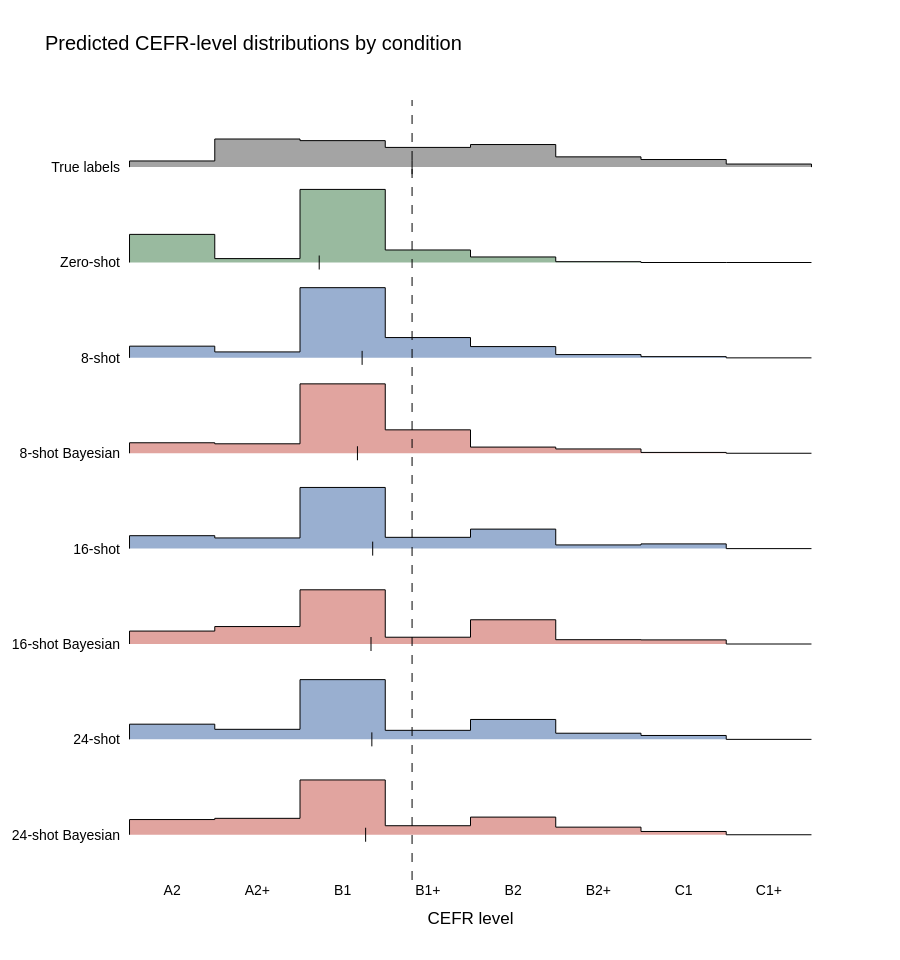

Here is the notebook cell this chart was saved with:
### Markdown cell above
# Is Gemma shooting for the middle?

### Code cell
# Cell: ridgeline of predicted-label histograms (Plotly)
import numpy as np
import plotly.graph_objects as go

# top-to-bottom display order; label -> df_results column
ridge_rows = [
    ("True labels",      "true_label"),
    ("Zero-shot",        "zero_shot_label"),
    ("8-shot",           "few_shot_8_label"),
    ("8-shot Bayesian",  "bayesian_8_label"),
    ("16-shot",          "few_shot_16_label"),
    ("16-shot Bayesian", "bayesian_16_label"),
    ("24-shot",          "few_shot_24_label"),
    ("24-shot Bayesian", "bayesian_24_label"),
]

idx = {lvl: i for i, lvl in enumerate(LEVELS)}
n_levels = len(LEVELS)

def level_proportions(series):
    s = series[series.isin(LEVELS)]                       # drops ERROR / out-of-set
    counts = s.map(idx).value_counts().reindex(range(n_levels), fill_value=0)
    total = counts.sum()
    return (counts / total).to_numpy() if total else counts.to_numpy().astype(float)

def row_color(col):
    if col == "true_label":         return "rgba(90,90,90,0.55)"
    if col == "zero_shot_label":    return "rgba(70,130,80,0.55)"
    if col.startswith("few_shot"):  return "rgba(70,110,170,0.55)"
    if col.startswith("bayesian"):  return "rgba(200,90,80,0.55)"
    return "rgba(120,120,120,0.55)"

spacing = 1.0     # vertical gap between baselines
scale   = 1.3     # full-proportion bar height in baseline units -> controls overlap

fig = go.Figure()
n_rows = len(ridge_rows)

for i, (name, col) in enumerate(ridge_rows):
    base = (n_rows - 1 - i) * spacing                     # top row sits highest
    p = level_proportions(df_results[col])

    xs, ys = [], []
    for j in range(n_levels):                             # stepped histogram top
        xs += [j - 0.5, j + 0.5]
        ys += [base + scale * p[j]] * 2
    poly_x = [-0.5] + xs + [n_levels - 0.5]               # close down to baseline
    poly_y = [base] + ys + [base]

    fig.add_trace(go.Scatter(
        x=poly_x, y=poly_y, fill="toself", mode="lines",
        line=dict(color="black", width=1), fillcolor=row_color(col),
        hoverinfo="skip", showlegend=False,
    ))

    mean_idx = float(np.dot(np.arange(n_levels), p))      # central-tendency marker
    fig.add_trace(go.Scatter(
        x=[mean_idx], y=[base], mode="markers",
        marker=dict(color="black", size=10, symbol="line-ns-open"),
        hoverinfo="skip", showlegend=False,
    ))

# dashed anchor at the TRUE-label mean, so drift toward centre is visible
true_mean = float(np.dot(np.arange(n_levels), level_proportions(df_results["true_label"])))
fig.add_vline(x=true_mean, line=dict(color="black", width=1, dash="dash"))

fig.update_layout(
    title="Predicted CEFR-level distributions by condition",
    xaxis=dict(tickmode="array", tickvals=list(range(n_levels)), ticktext=LEVELS,
               title="CEFR level", range=[-0.6, n_levels - 0.4]),
    yaxis=dict(tickmode="array",
               tickvals=[(n_rows - 1 - i) * spacing for i in range(n_rows)],
               ticktext=[name for name, _ in ridge_rows],
               showgrid=False, zeroline=False),
    height=105 * n_rows + 120, width=900,
    font=dict(family="Arial", size=14, color="black"),
    plot_bgcolor="white",
)
fig.show()

### Figure 1 — Plotly figure (JSON) as saved in the notebook; plotly's stock layout.template omitted (floating-point values rounded to 4 significant figures)
{"data": [{"fill": "toself", "fillcolor": "rgba(90,90,90,0.55)", "hoverinfo": "skip", "line": {"color": "black", "width": 1}, "mode": "lines", "showlegend": false, "type": "scatter", "x": [-0.5, -0.5, 0.5, 0.5, 1.5, 1.5, 2.5, 2.5, 3.5, 3.5, 4.5, 4.5, 5.5, 5.5, 6.5, 6.5, 7.5, 7.5], "y": [7, 7.065, 7.065, 7.295, 7.295, 7.278, 7.278, 7.207, 7.207, 7.237, 7.237, 7.108, 7.108, 7.08, 7.08, 7.032, 7.032, 7]}, {"hoverinfo": "skip", "marker": {"color": "black", "size": 10, "symbol": "line-ns-open"}, "mode": "markers", "showlegend": false, "type": "scatter", "x": [2.815], "y": [7]}, {"fill": "toself", "fillcolor": "rgba(70,130,80,0.55)", "hoverinfo": "skip", "line": {"color": "black", "width": 1}, "mode": "lines", "showlegend": false, "type": "scatter", "x": [-0.5, -0.5, 0.5, 0.5, 1.5, 1.5, 2.5, 2.5, 3.5, 3.5, 4.5, 4.5, 5.5, 5.5, 6.5, 6.5, 7.5, 7.5], "y": [6, 6.295, 6.295, 6.041, 6.041, 6.766, 6.766, 6.131, 6.131, 6.058, 6.058, 6.009, 6.009, 6, 6, 6, 6, 6]}, {"hoverinfo": "skip", "marker": {"color": "black", "size": 10, "symbol": "line-ns-open"}, "mode": "markers", "showlegend": false, "type": "scatter", "x": [1.725], "y": [6]}, {"fill": "toself", "fillcolor": "rgba(70,110,170,0.55)", "hoverinfo": "skip", "line": {"color": "black", "width": 1}, "mode": "lines", "showlegend": false, "type": "scatter", "x": [-0.5, -0.5, 0.5, 0.5, 1.5, 1.5, 2.5, 2.5, 3.5, 3.5, 4.5, 4.5, 5.5, 5.5, 6.5, 6.5, 7.5, 7.5], "y": [5, 5.123, 5.123, 5.062, 5.062, 5.736, 5.736, 5.213, 5.213, 5.118, 5.118, 5.034, 5.034, 5.013, 5.013, 5, 5, 5]}, {"hoverinfo": "skip", "marker": {"color": "black", "size": 10, "symbol": "line-ns-open"}, "mode": "markers", "showlegend": false, "type": "scatter", "x": [2.228], "y": [5]}, {"fill": "toself", "fillcolor": "rgba(200,90,80,0.55)", "hoverinfo": "skip", "line": {"color": "black", "width": 1}, "mode": "lines", "showlegend": false, "type": "scatter", "x": [-0.5, -0.5, 0.5, 0.5, 1.5, 1.5, 2.5, 2.5, 3.5, 3.5, 4.5, 4.5, 5.5, 5.5, 6.5, 6.5, 7.5, 7.5], "y": [4, 4.11, 4.11, 4.099, 4.099, 4.727, 4.727, 4.245, 4.245, 4.065, 4.065, 4.045, 4.045, 4.009, 4.009, 4, 4, 4]}, {"hoverinfo": "skip", "marker": {"color": "black", "size": 10, "symbol": "line-ns-open"}, "mode": "markers", "showlegend": false, "type": "scatter", "x": [2.174], "y": [4]}, {"fill": "toself", "fillcolor": "rgba(70,110,170,0.55)", "hoverinfo": "skip", "line": {"color": "black", "width": 1}, "mode": "lines", "showlegend": false, "type": "scatter", "x": [-0.5, -0.5, 0.5, 0.5, 1.5, 1.5, 2.5, 2.5, 3.5, 3.5, 4.5, 4.5, 5.5, 5.5, 6.5, 6.5, 7.5, 7.5], "y": [3, 3.136, 3.136, 3.112, 3.112, 3.641, 3.641, 3.118, 3.118, 3.204, 3.204, 3.039, 3.039, 3.05, 3.05, 3, 3, 3]}, {"hoverinfo": "skip", "marker": {"color": "black", "size": 10, "symbol": "line-ns-open"}, "mode": "markers", "showlegend": false, "type": "scatter", "x": [2.353], "y": [3]}, {"fill": "toself", "fillcolor": "rgba(200,90,80,0.55)", "hoverinfo": "skip", "line": {"color": "black", "width": 1}, "mode": "lines", "showlegend": false, "type": "scatter", "x": [-0.5, -0.5, 0.5, 0.5, 1.5, 1.5, 2.5, 2.5, 3.5, 3.5, 4.5, 4.5, 5.5, 5.5, 6.5, 6.5, 7.5, 7.5], "y": [2, 2.136, 2.136, 2.183, 2.183, 2.568, 2.568, 2.071, 2.071, 2.254, 2.254, 2.045, 2.045, 2.043, 2.043, 2, 2, 2]}, {"hoverinfo": "skip", "marker": {"color": "black", "size": 10, "symbol": "line-ns-open"}, "mode": "markers", "showlegend": false, "type": "scatter", "x": [2.333], "y": [2]}, {"fill": "toself", "fillcolor": "rgba(70,110,170,0.55)", "hoverinfo": "skip", "line": {"color": "black", "width": 1}, "mode": "lines", "showlegend": false, "type": "scatter", "x": [-0.5, -0.5, 0.5, 0.5, 1.5, 1.5, 2.5, 2.5, 3.5, 3.5, 4.5, 4.5, 5.5, 5.5, 6.5, 6.5, 7.5, 7.5], "y": [1, 1.159, 1.159, 1.105, 1.105, 1.626, 1.626, 1.095, 1.095, 1.209, 1.209, 1.065, 1.065, 1.041, 1.041, 1, 1, 1]}, {"hoverinfo": "skip", "marker": {"color": "black", "size": 10, "symbol": "line-ns-open"}, "mode": "markers", "showlegend": false, "type": "scatter", "x": [2.343], "y": [1]}, {"fill": "toself", "fillcolor": "rgba(200,90,80,0.55)", "hoverinfo": "skip", "line": {"color": "black", "width": 1}, "mode": "lines", "showlegend": false, "type": "scatter", "x": [-0.5, -0.5, 0.5, 0.5, 1.5, 1.5, 2.5, 2.5, 3.5, 3.5, 4.5, 4.5, 5.5, 5.5, 6.5, 6.5, 7.5, 7.5], "y": [0, 0.1593, 0.1593, 0.1722, 0.1722, 0.5747, 0.5747, 0.0947, 0.0947, 0.1851, 0.1851, 0.07964, 0.07964, 0.03444, 0.03444, 0, 0, 0]}, {"hoverinfo": "skip", "marker": {"color": "black", "size": 10, "symbol": "line-ns-open"}, "mode": "markers", "showlegend": false, "type": "scatter", "x": [2.27], "y": [0]}], "layout": {"font": {"color": "black", "family": "Arial", "size": 14}, "height": 960, "plot_bgcolor": "white", "shapes": [{"line": {"color": "black", "dash": "dash", "width": 1}, "type": "line", "x0": 2.815, "x1": 2.815, "xref": "x", "y0": 0, "y1": 1, "yref": "y domain"}], "title": {"text": "Predicted CEFR-level distributions by condition"}, "width": 900, "xaxis": {"range": [-0.6, 7.6], "tickmode": "array", "ticktext": ["A2", "A2+", "B1", "B1+", "B2", "B2+", "C1", "C1+"], "tickvals": [0, 1, 2, 3, 4, 5, 6, 7], "title": {"text": "CEFR level"}}, "yaxis": {"showgrid": false, "tickmode": "array", "ticktext": ["True labels", "Zero-shot", "8-shot", "8-shot Bayesian", "16-shot", "16-shot Bayesian", "24-shot", "24-shot Bayesian"], "tickvals": [7, 6, 5, 4, 3, 2, 1, 0], "zeroline": false}}}
